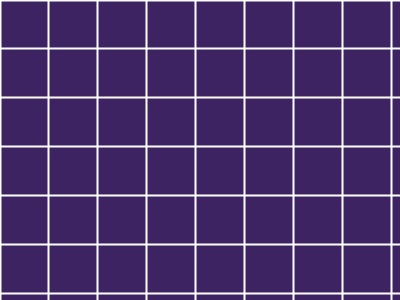
Frame 1 (no input)
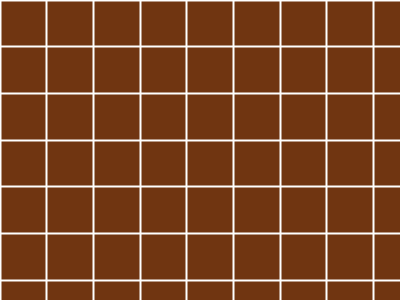
Frame 60 (the mouse pressed at the canvas centre just before this capture)
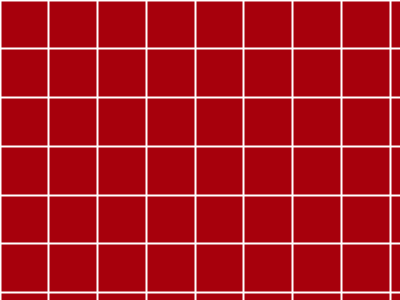
Frame 120 (the mouse held since frame 60 and released just before this capture)

The Processing sketch that drew these frames (run headless with seeded random() and noise(); from frame 60 on, the mouse is pressed at the canvas centre):

// Processing sketch: sketch_6_1_two_loops__grid_exercise
// ── sketch_6_1_two_loops__grid_exercise.pde
float x=0;
float y=0;
float spacing= 50;
float a =60;
float b =40;
float c =90;
void setup() {
  size(400, 300);
}

void draw() {
  a=a + random(-10,10);
  b=b + random(-10,10);
  c=c + random(-10,10);
  background(a,b,c);
  
  spacing= spacing + random(-2,2);
  
  stroke(255);
  strokeWeight(2);
  
  x=0;
  while(x < width) {
    line(x, 0, x, height);
    x=x+spacing;
  }
  
  y=0;
    while(y < height) {
    line(0, y, width, y);
    y=y+spacing;
  }

}
